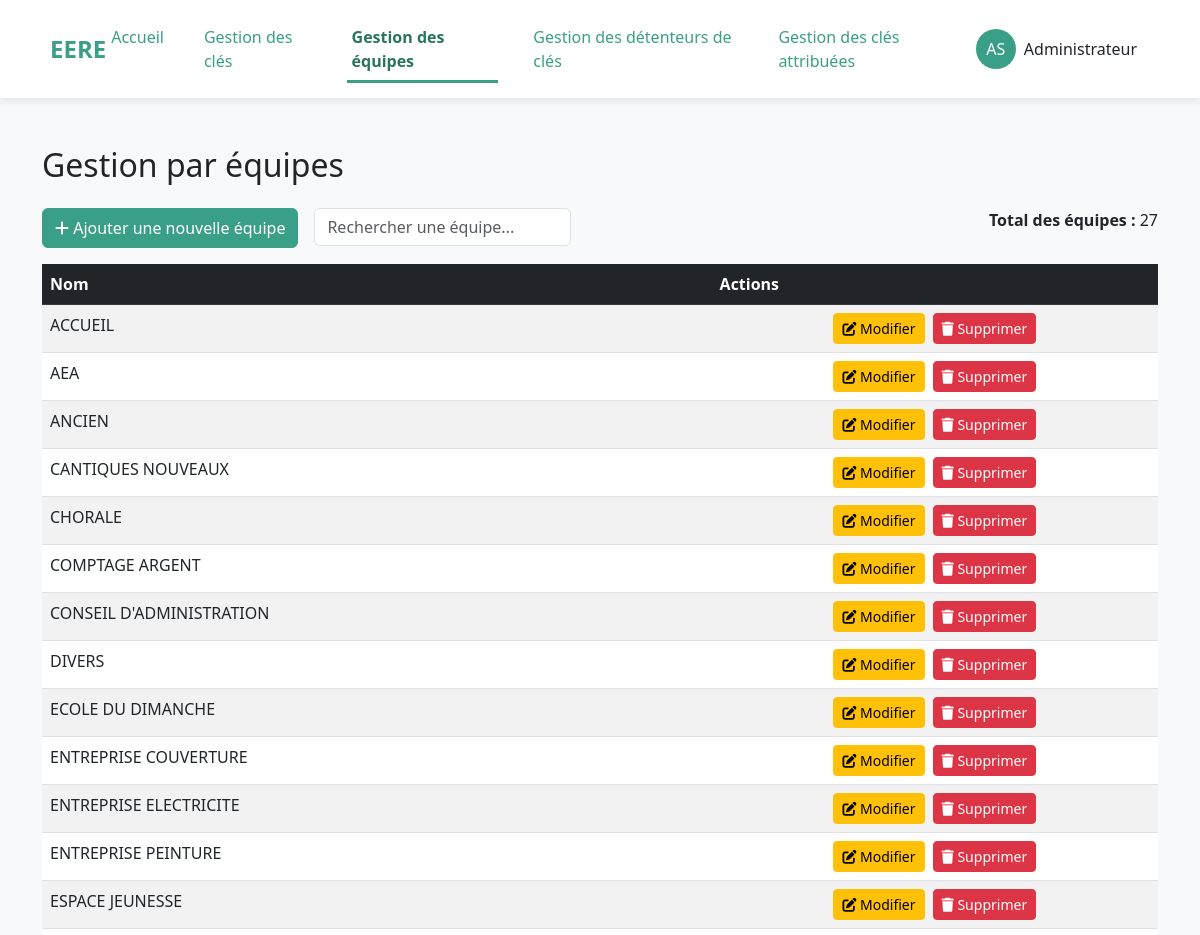
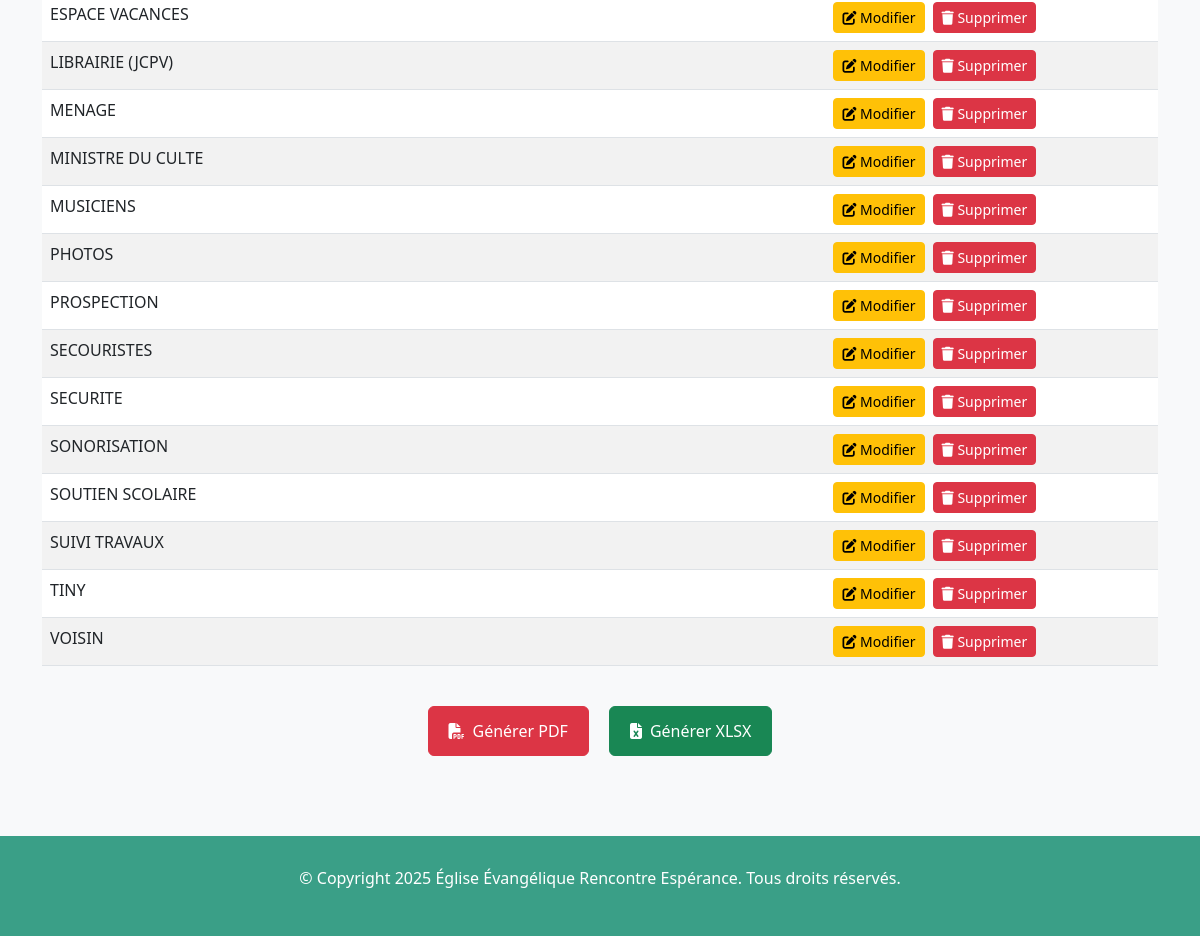
/teams/ (signed in), run on the app's committed database (2 pictures, top to bottom).
### listings/models.py (models this page shows, shortened)
class Owner(AbstractUser):
    ADMINISTRATOR = 'admin'
    EDITOR = 'editor'
    VISITOR = 'visitor'
    ROLE_CHOICES = [
        (ADMINISTRATOR, 'Administrateur'),
        (EDITOR, 'Éditeur'),                # Peut modifier mais pas administrer
        (VISITOR, 'Visiteur'),              # Accès en lecture seule
    ]
    role = models.CharField(
        max_length=10,
        choices=ROLE_CHOICES,
        default=VISITOR,
        help_text="Détermine les permissions de l'utilisateur dans l'application"
    )
    groups = models.ManyToManyField(
        'auth.Group',
        verbose_name='groups',
        blank=True,
        help_text='The groups this user belongs to.',
        related_name='owner_set',
        related_query_name='owner',
    )
    user_permissions = models.ManyToManyField(
        'auth.Permission',
        verbose_name='user permissions',
        blank=True,
        help_text='Specific permissions for this user.',
        related_name='owner_set',
        related_query_name='owner',
    )
    class Meta:
        verbose_name = "Gestionnaire"
        verbose_name_plural = "Gestionnaires"

class Team(models.Model):
    name = models.CharField(max_length=20)

### listings/views.py (the view)
# urls.py: path('teams/', views.team_list, name='team_list'),
def team_list(request):
    users = User.objects.select_related(
        'team').all().order_by('name', 'firstname')
    teams = Team.objects.all().order_by('name')
    teams_count = teams.count()
    user_id = request.GET.get('user_id', None)
    team_id = request.GET.get('team_id', None)
    context = {
        'teams_count': teams_count,
        'teams': teams,
        'users': users,
        'user_id': user_id,
        'team_id': team_id,
        'selected_team_id': team_id,
    }
    return render(request, 'listings/teams.html', context)

### listings/utils.py (called while the page is built)
def set_current_user(user):
    _thread_locals.user = user

    def __call__(self, request):
        if hasattr(request, 'user') and request.user.is_authenticated:
            set_current_user(request.user)
        else:
            set_current_user(None)
        response = self.get_response(request)
        set_current_user(None)
        return response

### listings/templates/listings/teams.html (shortened to what this page needs)
{% extends 'listings/base.html' %}
{% load static %}
{% block content %}
<div class="container mt-5">
    <h2 class="mb-4">Gestion par équipes</h2>
    <div class="d-flex flex-row bd-highlight mb-3 gap-3">
        <button type="button" class="btn btn-primary" data-bs-toggle="modal" data-bs-target="#addTeamModal">
            <i class="fas fa-plus"></i> Ajouter une nouvelle équipe
        </button>
        <div class="search-container">
            <input type="text" id="searchInput" placeholder="Rechercher une équipe..." class="form-control w-100">
        </div>
        <div class="mb-3 ms-auto text-end">
            <span class="fw-bold">Total des équipes :</span>
            <span id="teamsCount">{{ teams_count }}</span>
        </div>
    </div>
    <table class="table table-striped table-hover" id="team_tab">
        <thead class="table-dark">
            <tr>
                <th scope="col" style="width: 60%">Nom</th>
                <th scope="col" style="width: 40%">Actions</th>
            </tr>
        </thead>
        <tbody>
            {% for team in teams %}
            <tr>
                <td>{{ team.name }}</td>
                <td>
                    <div class="d-flex gap-2 justify-content-center">
                        <button type="button" class="btn btn-warning btn-sm action-btn edit-btn"
                            data-bs-toggle="modal"
                            data-bs-target="#editTeamModal"
                            data-id="{{ team.id }}"
                            data-name="{{ team.name }}">
                            <i class="fas fa-edit"></i> Modifier
                        </button>
                        <button type="button" class="btn btn-danger btn-sm action-btn delete-btn"
                            data-bs-toggle="modal"
                            data-bs-target="#deleteTeamModal"
                            data-delete-url="{% url 'team_delete' team.id %}"
                            data-team-name="{{ team.name }}">
                            <i class="fas fa-trash"></i> Supprimer
                        </button>
                    </div>
                </td>
            </tr>
            {% empty %}
            <tr>
                <td colspan="2" class="text-center">Aucune équipe</td>
            </tr>
            {% endfor %}
        </tbody>
    </table>
   <div class="export-buttons" style="display: flex; justify-content: center; gap: 20px; margin: 40px 0; padding-bottom: 40px;">
    <button id="generate-pdf-btn" class="btn btn-danger" style="min-width: 140px;">
        <i class="fas fa-file-pdf"></i> Générer PDF
    </button>
    <button id="generate-xlsx-btn" class="btn btn-success" style="min-width: 140px;">
        <i class="fas fa-file-excel"></i> Générer XLSX
    </button>
</div>
</div>
{% endblock %}

### listings/templates/listings/base.html (shortened to what this page needs)
<!DOCTYPE html>
{% load static %}
<html lang="fr">
<head>
    <link href="https://cdn.jsdelivr.net/npm/bootstrap@5.3.0/dist/css/bootstrap.min.css" rel="stylesheet">
    <link rel="stylesheet" href="https://cdnjs.cloudflare.com/ajax/libs/font-awesome/6.4.0/css/all.min.css">
</head>
<body>
    <header class="top-header">
        <div class="logo" onclick="window.location.href='{% url 'home' %}'">EERE</div>
        <nav class="nav-menu">
            <a href="{% url 'home' %}" id="menu-home">Accueil</a>
            <a href="{% url 'key_list' %}" id="menu-key_list">Gestion des clés</a>
            <a href="{% url 'team_list' %}" id="menu-team_list">Gestion des équipes</a>
            {% if request.user.role == 'admin' %}
                <a href="{% url 'user_list' %}" id="menu-user_list">Gestion des détenteurs de clés</a>
            {% endif %}
            <a href="{% url 'user_keys' %}" id="menu-user_keys">Gestion des clés attribuées</a>
        </nav>
        {% if request.user.is_authenticated %}
        <div class="user-menu dropdown">
            <button class="btn dropdown-toggle" type="button" id="userMenuButton" data-bs-toggle="dropdown" aria-expanded="false">
                <div class="d-flex align-items-center">
                    <div class="user-initials me-2">
                        {{ request.user.first_name|first }}{{ request.user.last_name|first }}
                    </div>
                    <span class="d-none d-md-inline">{{ request.user.first_name }}</span>
                </div>
            </button>
        </div>
        {% endif %}
    </header>
    <main role="main">
        {% block content %}{% endblock %}
    </main>
    <footer class="footer" id="contact">
        <p>&copy; Copyright {% now "Y" %} Église Évangélique Rencontre Espérance. Tous droits réservés.</p>
    </footer>
</body>
</html>

### data on the page
Owner: user.first_name|first "A", user.last_name|first "S", user.first_name "Administrateur"
Team: name "ACCUEIL"
Team: name "AEA"
Team: name "ANCIEN"
Team: name "CANTIQUES NOUVEAUX"
Team: name "CHORALE"
Team: name "COMPTAGE ARGENT"
Team: name "CONSEIL D'ADMINISTRATION"
Team: name "DIVERS"
Team: name "ECOLE DU DIMANCHE"
Team: name "ENTREPRISE COUVERTURE"
Team: name "ENTREPRISE ELECTRICITE"
Team: name "ENTREPRISE PEINTURE"
Team: name "ESPACE JEUNESSE"
Team: name "ESPACE VACANCES"
Team: name "LIBRAIRIE (JCPV)"
Team: name "MENAGE"
Team: name "MINISTRE DU CULTE"
Team: name "MUSICIENS"
Team: name "PHOTOS"
Team: name "PROSPECTION"
Team: name "SECOURISTES"
Team: name "SECURITE"
Team: name "SONORISATION"
Team: name "SOUTIEN SCOLAIRE"
Team: name "SUIVI TRAVAUX"
Team: name "TINY"
Team: name "VOISIN"

### other printed values
{{ teams_count }} "27"
